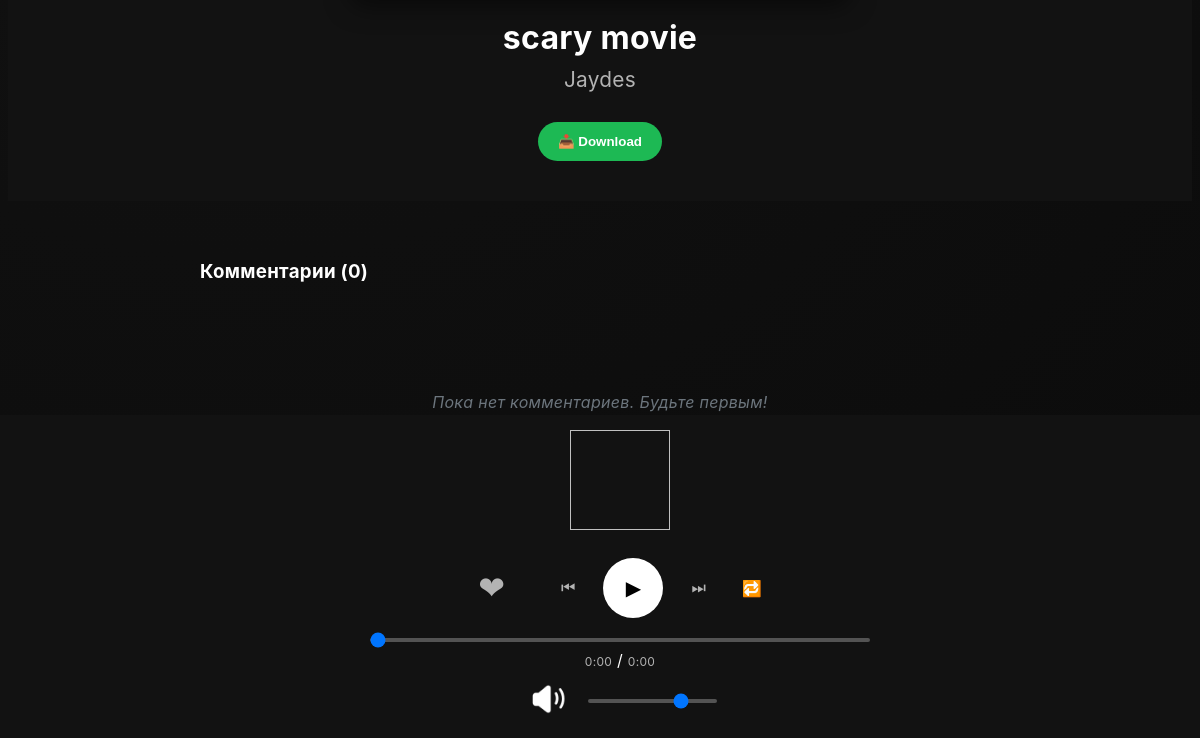
/track/11 (lower part), run on an earlier commit of the app's database.
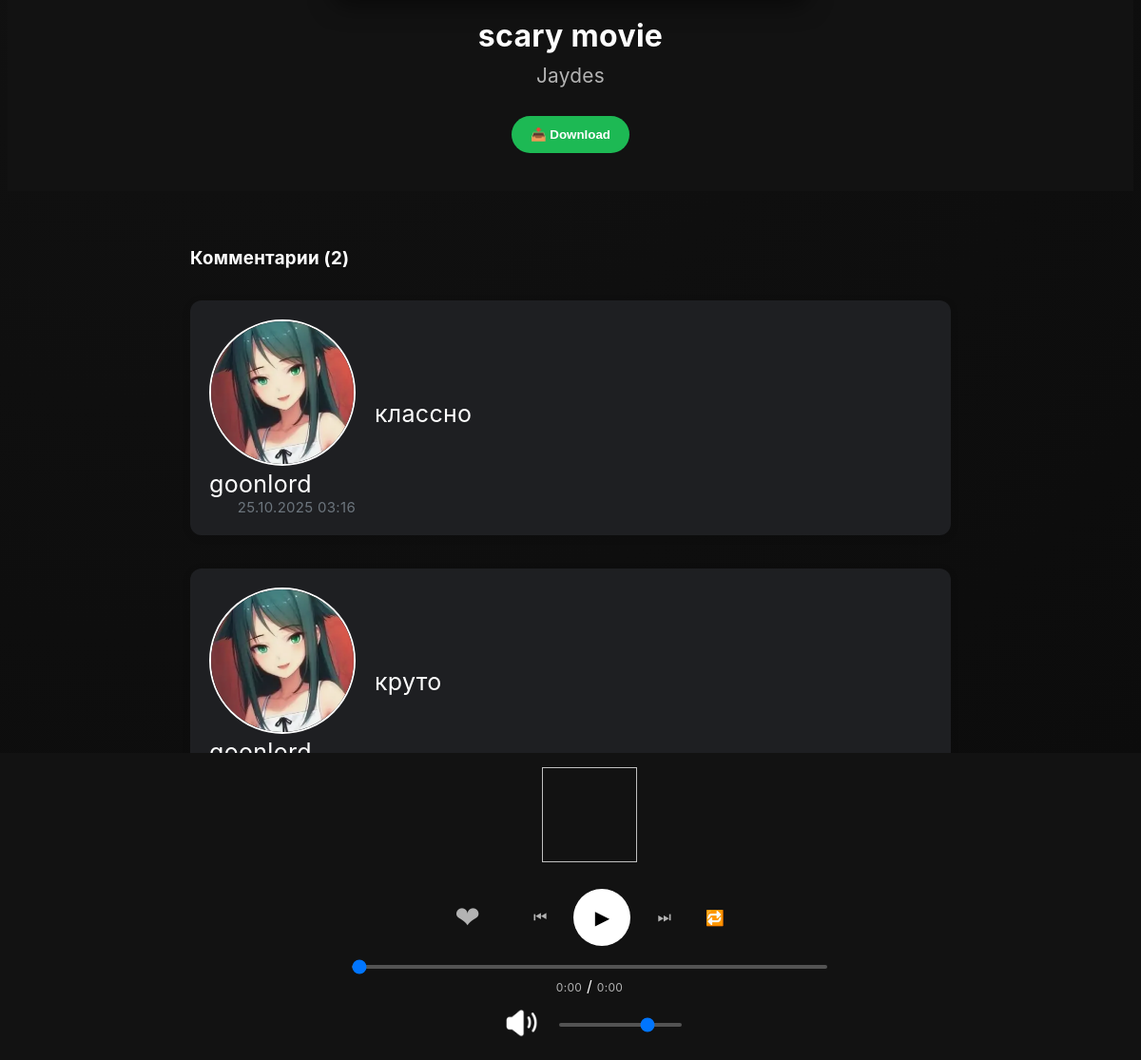
And on a later commit of the database.
### WaveBox/models.py (models this page shows, shortened)
class Comment(models.Model):
    track = models.ForeignKey("Track", on_delete=models.CASCADE)
    user = models.ForeignKey(settings.AUTH_USER_MODEL, on_delete=models.CASCADE)
    text = models.TextField()
    date = models.DateTimeField(auto_now_add=True)

### Users/models.py (models this page shows, shortened)
class CustomUser(AbstractUser):
    username = models.CharField(max_length=20, unique=True)
    avatar = models.ImageField(upload_to="images/user_avatars", default="images/user_avatars/noavatar.png")
    bio = models.TextField(max_length=50, blank=True)

### WaveBox/views.py (the view, shortened to what this page needs)
# urls.py: path("track/<int:track_id>", track, name="track" ),
def track(request, track_id):
    comments = Comment.objects.filter(track_id=track_id).order_by("-date")
    track = Track.objects.get(pk=track_id)
    form = CommentForm
    if request.session.get("comment_wrote"):
        del request.session["comment_wrote"]
        comment_wrote = True
    else:
        comment_wrote = False
    return render(request, 'track.html', {"t": track, "comments": comments, "form": form, "comment_wrote": comment_wrote})

### WaveBox/models.py (called while the page is built)
    def like_count(self):
        return self.liked_by.count()

### templates/track.html (shortened to what this page needs)
{% extends 'base.html' %}
{% load static %}
{% block head %}
    <link rel="stylesheet" href="{% static "MainApp/css/track.css" %}">
{% endblock %}
{% block body %}
    <div class="track-page-container">
        <div class="track-player">
            <div class="track-item">
                <div class="track-info">
                    <h3 class="track-name">{{ t.name }}</h3>
                    <a href="/profile/{{ t.author }}"><h3 class="track-author">{{ t.author }}</h3></a>
                </div>
            </div>
            <div class="track-actions">
                <a href="/download/{{ t.id }}"><button class="action-btn download-btn">📥 Download</button></a>
            </div>
        </div>
    </div>
        <div class="comment-section">
            <h3>Комментарии ({{ comments|length }})</h3>
            {% for c in comments %}
                <div class="comment">
                <div class="avatar-username">
                    <div class="comment-avatar"><a href="/profile/{{ c.user.username }}"><img class="user-avatar" width="150px" height="150" src="{% if c.user.avatar %}{{ c.user.avatar.url }}{% else %}/media/images/user_avatars/noavatar.png{% endif %}"></a></div>
                    <div><a class="username" href="/profile/{{ c.user.username }}">{{ c.user.username }}
                    </a>
                    <div class="comment-meta">
                        <span class="comment-date">{{ c.date|date:"d.m.Y H:i" }}</span>
                    </div>
                    </div>
                </div>
                    <div class="comment-text">{{ c.text }}</div>
                </div>
            {% empty %}
                <p class="no-comments">Пока нет комментариев. Будьте первым!</p>
            {% endfor %}
        </div>
{% endblock %}

What changed in the data, as far as the page shows it:
added Comment: user.avatar (picture), user.username "goonlord", date "25.10.2025 03:16", text "классно"
added Comment: user.avatar (picture), text "круто"
Also different on the page:
{{ comments|length }}: "0" → "2"
text no longer shown: "Пока нет комментариев. Будьте первым!"
